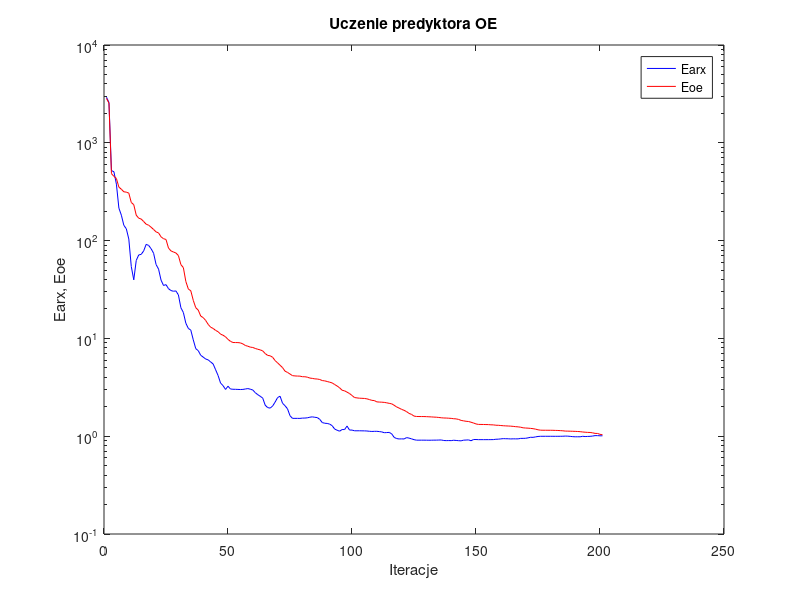
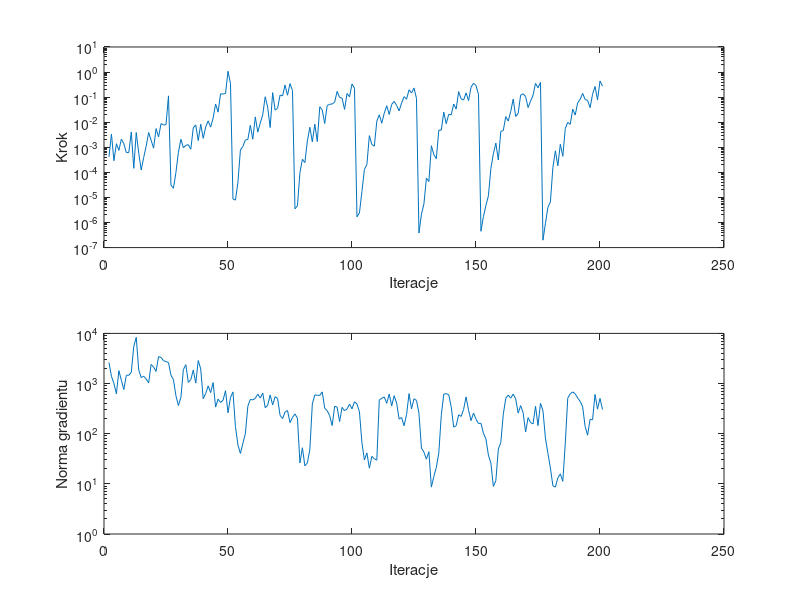

The MATLAB script that drew these images, in order:
%uczenie predyktora oe
clear all;
n=0; farx(n+1)=2.925152e+003; foe(n+1)=2.843550e+003; wspucz(n+1)=0.000000e+000; ng(n+1)=0.000000e+000;
%odnowa zmiennej metryki
n=1; farx(n+1)=2.582285e+003; foe(n+1)=2.541983e+003; krok(n+1)=4.168272e-004; ng(n+1)=2.631014e+003;
n=2; farx(n+1)=5.201940e+002; foe(n+1)=4.836944e+002; krok(n+1)=3.367365e-003; ng(n+1)=1.394831e+003;
n=3; farx(n+1)=5.055708e+002; foe(n+1)=4.542572e+002; krok(n+1)=2.921277e-004; ng(n+1)=1.006316e+003;
n=4; farx(n+1)=3.776732e+002; foe(n+1)=4.313812e+002; krok(n+1)=1.387045e-003; ng(n+1)=6.248083e+002;
n=5; farx(n+1)=2.149871e+002; foe(n+1)=3.522102e+002; krok(n+1)=7.523961e-004; ng(n+1)=1.808059e+003;
n=6; farx(n+1)=1.818837e+002; foe(n+1)=3.351551e+002; krok(n+1)=2.110724e-003; ng(n+1)=1.162094e+003;
n=7; farx(n+1)=1.433359e+002; foe(n+1)=3.154998e+002; krok(n+1)=1.387045e-003; ng(n+1)=7.585368e+002;
n=8; farx(n+1)=1.320162e+002; foe(n+1)=3.131317e+002; krok(n+1)=6.174461e-004; ng(n+1)=1.464134e+003;
n=9; farx(n+1)=1.037499e+002; foe(n+1)=3.057209e+002; krok(n+1)=6.174461e-004; ng(n+1)=1.461201e+003;
n=10; farx(n+1)=5.434997e+001; foe(n+1)=2.453795e+002; krok(n+1)=4.083230e-003; ng(n+1)=1.676978e+003;
n=11; farx(n+1)=3.971555e+001; foe(n+1)=2.330313e+002; krok(n+1)=1.448755e-004; ng(n+1)=5.479711e+003;
n=12; farx(n+1)=6.271311e+001; foe(n+1)=1.818884e+002; krok(n+1)=3.869544e-003; ng(n+1)=8.361240e+003;
n=13; farx(n+1)=7.135734e+001; foe(n+1)=1.694727e+002; krok(n+1)=5.842554e-004; ng(n+1)=1.859113e+003;
n=14; farx(n+1)=7.234670e+001; foe(n+1)=1.661845e+002; krok(n+1)=1.247165e-004; ng(n+1)=1.319968e+003;
n=15; farx(n+1)=7.854068e+001; foe(n+1)=1.566445e+002; krok(n+1)=3.910575e-004; ng(n+1)=1.397901e+003;
n=16; farx(n+1)=9.153109e+001; foe(n+1)=1.470867e+002; krok(n+1)=1.112427e-003; ng(n+1)=1.234753e+003;
n=17; farx(n+1)=8.925799e+001; foe(n+1)=1.437494e+002; krok(n+1)=3.891067e-003; ng(n+1)=1.030433e+003;
n=18; farx(n+1)=8.256449e+001; foe(n+1)=1.369579e+002; krok(n+1)=1.908037e-003; ng(n+1)=2.406291e+003;
n=19; farx(n+1)=7.422969e+001; foe(n+1)=1.299266e+002; krok(n+1)=9.232346e-004; ng(n+1)=2.139137e+003;
n=20; farx(n+1)=5.692417e+001; foe(n+1)=1.228123e+002; krok(n+1)=5.548179e-003; ng(n+1)=1.750533e+003;
n=21; farx(n+1)=5.110292e+001; foe(n+1)=1.198563e+002; krok(n+1)=2.586841e-003; ng(n+1)=3.444027e+003;
n=22; farx(n+1)=3.945788e+001; foe(n+1)=1.092764e+002; krok(n+1)=8.816889e-003; ng(n+1)=3.313149e+003;
n=23; farx(n+1)=3.477340e+001; foe(n+1)=1.045623e+002; krok(n+1)=7.761346e-003; ng(n+1)=2.848750e+003;
n=24; farx(n+1)=3.547832e+001; foe(n+1)=1.027121e+002; krok(n+1)=7.993461e-003; ng(n+1)=2.747654e+003;
n=25; farx(n+1)=3.225549e+001; foe(n+1)=8.392351e+001; krok(n+1)=1.125137e-001; ng(n+1)=2.628294e+003;
%odnowa zmiennej metryki
n=26; farx(n+1)=3.085822e+001; foe(n+1)=7.848424e+001; krok(n+1)=3.098519e-005; ng(n+1)=1.465119e+003;
n=27; farx(n+1)=3.034716e+001; foe(n+1)=7.648368e+001; krok(n+1)=2.322634e-005; ng(n+1)=1.195457e+003;
n=28; farx(n+1)=3.059618e+001; foe(n+1)=7.467197e+001; krok(n+1)=9.921626e-005; ng(n+1)=5.719318e+002;
n=29; farx(n+1)=2.783571e+001; foe(n+1)=7.032931e+001; krok(n+1)=6.328553e-004; ng(n+1)=3.641414e+002;
n=30; farx(n+1)=2.059505e+001; foe(n+1)=5.685318e+001; krok(n+1)=2.090079e-003; ng(n+1)=5.291658e+002;
n=31; farx(n+1)=1.840725e+001; foe(n+1)=5.291906e+001; krok(n+1)=9.615395e-004; ng(n+1)=1.896596e+003;
n=32; farx(n+1)=1.429087e+001; foe(n+1)=3.819280e+001; krok(n+1)=1.194415e-003; ng(n+1)=2.378869e+003;
n=33; farx(n+1)=1.265856e+001; foe(n+1)=3.202939e+001; krok(n+1)=1.273916e-003; ng(n+1)=1.052634e+003;
n=34; farx(n+1)=1.214090e+001; foe(n+1)=3.065695e+001; krok(n+1)=8.375096e-004; ng(n+1)=1.192735e+003;
n=35; farx(n+1)=9.662228e+000; foe(n+1)=2.447338e+001; krok(n+1)=6.023109e-003; ng(n+1)=1.862764e+003;
n=36; farx(n+1)=7.853559e+000; foe(n+1)=2.060148e+001; krok(n+1)=7.737158e-003; ng(n+1)=1.022872e+003;
n=37; farx(n+1)=7.492746e+000; foe(n+1)=1.947713e+001; krok(n+1)=1.841613e-003; ng(n+1)=2.878823e+003;
n=38; farx(n+1)=6.721576e+000; foe(n+1)=1.692023e+001; krok(n+1)=8.323975e-003; ng(n+1)=1.954789e+003;
n=39; farx(n+1)=6.439193e+000; foe(n+1)=1.630904e+001; krok(n+1)=2.281831e-003; ng(n+1)=4.980836e+002;
n=40; farx(n+1)=6.154413e+000; foe(n+1)=1.525501e+001; krok(n+1)=6.446985e-003; ng(n+1)=6.339071e+002;
n=41; farx(n+1)=6.032267e+000; foe(n+1)=1.391415e+001; krok(n+1)=1.136199e-002; ng(n+1)=8.965789e+002;
n=42; farx(n+1)=5.744234e+000; foe(n+1)=1.301889e+001; krok(n+1)=6.391423e-003; ng(n+1)=6.597472e+002;
n=43; farx(n+1)=5.481764e+000; foe(n+1)=1.265033e+001; krok(n+1)=1.464382e-002; ng(n+1)=1.044675e+003;
n=44; farx(n+1)=4.783675e+000; foe(n+1)=1.207639e+001; krok(n+1)=5.344961e-002; ng(n+1)=3.391949e+002;
n=45; farx(n+1)=4.174359e+000; foe(n+1)=1.170515e+001; krok(n+1)=2.521242e-002; ng(n+1)=4.898344e+002;
n=46; farx(n+1)=3.495105e+000; foe(n+1)=1.105648e+001; krok(n+1)=1.350958e-001; ng(n+1)=4.194013e+002;
n=47; farx(n+1)=3.288196e+000; foe(n+1)=1.077324e+001; krok(n+1)=1.336126e-001; ng(n+1)=4.651133e+002;
n=48; farx(n+1)=3.007991e+000; foe(n+1)=1.038660e+001; krok(n+1)=1.392836e-001; ng(n+1)=7.201284e+002;
n=49; farx(n+1)=3.244070e+000; foe(n+1)=9.770442e+000; krok(n+1)=1.075480e+000; ng(n+1)=2.617106e+002;
n=50; farx(n+1)=3.039831e+000; foe(n+1)=9.329329e+000; krok(n+1)=3.510640e-001; ng(n+1)=5.250696e+002;
%odnowa zmiennej metryki
n=51; farx(n+1)=3.019512e+000; foe(n+1)=9.079755e+000; krok(n+1)=8.690837e-006; ng(n+1)=6.805774e+002;
n=52; farx(n+1)=3.016113e+000; foe(n+1)=9.069692e+000; krok(n+1)=7.835092e-006; ng(n+1)=1.385406e+002;
n=53; farx(n+1)=3.008571e+000; foe(n+1)=9.059597e+000; krok(n+1)=4.006473e-005; ng(n+1)=5.989643e+001;
n=54; farx(n+1)=3.001324e+000; foe(n+1)=8.994412e+000; krok(n+1)=7.821151e-004; ng(n+1)=4.044927e+001;
n=55; farx(n+1)=3.009088e+000; foe(n+1)=8.784450e+000; krok(n+1)=1.078080e-003; ng(n+1)=6.434423e+001;
n=56; farx(n+1)=3.038593e+000; foe(n+1)=8.464038e+000; krok(n+1)=1.970836e-003; ng(n+1)=1.002870e+002;
n=57; farx(n+1)=3.069035e+000; foe(n+1)=8.317470e+000; krok(n+1)=2.041615e-003; ng(n+1)=3.535646e+002;
n=58; farx(n+1)=3.024585e+000; foe(n+1)=8.141373e+000; krok(n+1)=7.530795e-003; ng(n+1)=4.836676e+002;
n=59; farx(n+1)=2.966728e+000; foe(n+1)=8.078089e+000; krok(n+1)=2.106662e-003; ng(n+1)=4.708640e+002;
n=60; farx(n+1)=2.786175e+000; foe(n+1)=7.891797e+000; krok(n+1)=1.625772e-002; ng(n+1)=5.099887e+002;
n=61; farx(n+1)=2.658734e+000; foe(n+1)=7.743340e+000; krok(n+1)=4.026836e-003; ng(n+1)=6.127992e+002;
n=62; farx(n+1)=2.560341e+000; foe(n+1)=7.633618e+000; krok(n+1)=9.173286e-003; ng(n+1)=5.145391e+002;
n=63; farx(n+1)=2.451019e+000; foe(n+1)=7.448070e+000; krok(n+1)=1.977848e-002; ng(n+1)=6.469732e+002;
n=64; farx(n+1)=2.074757e+000; foe(n+1)=7.001040e+000; krok(n+1)=1.036878e-001; ng(n+1)=3.298940e+002;
n=65; farx(n+1)=1.961295e+000; foe(n+1)=6.698741e+000; krok(n+1)=3.955518e-002; ng(n+1)=3.688902e+002;
n=66; farx(n+1)=1.937625e+000; foe(n+1)=6.641528e+000; krok(n+1)=6.130766e-003; ng(n+1)=5.921744e+002;
n=67; farx(n+1)=2.036115e+000; foe(n+1)=6.410274e+000; krok(n+1)=1.509846e-001; ng(n+1)=3.732392e+002;
n=68; farx(n+1)=2.232971e+000; foe(n+1)=5.931604e+000; krok(n+1)=3.039725e-002; ng(n+1)=5.473832e+002;
n=69; farx(n+1)=2.484873e+000; foe(n+1)=5.621673e+000; krok(n+1)=3.640360e-002; ng(n+1)=5.038444e+002;
n=70; farx(n+1)=2.563024e+000; foe(n+1)=5.311129e+000; krok(n+1)=1.213676e-001; ng(n+1)=2.319510e+002;
n=71; farx(n+1)=2.170360e+000; foe(n+1)=5.025159e+000; krok(n+1)=1.124683e-001; ng(n+1)=2.005122e+002;
n=72; farx(n+1)=2.048563e+000; foe(n+1)=4.622163e+000; krok(n+1)=3.032584e-001; ng(n+1)=2.693720e+002;
n=73; farx(n+1)=1.904209e+000; foe(n+1)=4.489622e+000; krok(n+1)=1.191056e-001; ng(n+1)=2.896842e+002;
n=74; farx(n+1)=1.619601e+000; foe(n+1)=4.322646e+000; krok(n+1)=3.465039e-001; ng(n+1)=1.666213e+002;
n=75; farx(n+1)=1.522130e+000; foe(n+1)=4.161169e+000; krok(n+1)=1.827549e-001; ng(n+1)=2.107157e+002;
%odnowa zmiennej metryki
n=76; farx(n+1)=1.522157e+000; foe(n+1)=4.133689e+000; krok(n+1)=3.513490e-006; ng(n+1)=2.472929e+002;
n=77; farx(n+1)=1.521929e+000; foe(n+1)=4.119855e+000; krok(n+1)=4.682781e-006; ng(n+1)=2.034139e+002;
n=78; farx(n+1)=1.520505e+000; foe(n+1)=4.114846e+000; krok(n+1)=9.675577e-005; ng(n+1)=2.616661e+001;
n=79; farx(n+1)=1.531391e+000; foe(n+1)=4.057974e+000; krok(n+1)=3.325065e-004; ng(n+1)=5.245860e+001;
n=80; farx(n+1)=1.533064e+000; foe(n+1)=4.054315e+000; krok(n+1)=2.449218e-004; ng(n+1)=2.281247e+001;
n=81; farx(n+1)=1.541974e+000; foe(n+1)=4.014147e+000; krok(n+1)=1.797919e-003; ng(n+1)=2.620630e+001;
n=82; farx(n+1)=1.564124e+000; foe(n+1)=3.930606e+000; krok(n+1)=6.288803e-003; ng(n+1)=4.850465e+001;
n=83; farx(n+1)=1.577206e+000; foe(n+1)=3.901257e+000; krok(n+1)=1.651908e-003; ng(n+1)=3.907744e+002;
n=84; farx(n+1)=1.560945e+000; foe(n+1)=3.857372e+000; krok(n+1)=8.324349e-003; ng(n+1)=5.939808e+002;
n=85; farx(n+1)=1.550737e+000; foe(n+1)=3.843444e+000; krok(n+1)=1.705737e-003; ng(n+1)=5.834258e+002;
n=86; farx(n+1)=1.486217e+000; foe(n+1)=3.800039e+000; krok(n+1)=4.134280e-002; ng(n+1)=5.800753e+002;
n=87; farx(n+1)=1.379177e+000; foe(n+1)=3.705861e+000; krok(n+1)=3.050997e-002; ng(n+1)=6.815731e+002;
n=88; farx(n+1)=1.356802e+000; foe(n+1)=3.679680e+000; krok(n+1)=8.899418e-003; ng(n+1)=3.223928e+002;
n=89; farx(n+1)=1.350581e+000; foe(n+1)=3.625071e+000; krok(n+1)=4.686838e-002; ng(n+1)=2.863949e+002;
n=90; farx(n+1)=1.329264e+000; foe(n+1)=3.565668e+000; krok(n+1)=5.160128e-002; ng(n+1)=2.292673e+002;
n=91; farx(n+1)=1.280618e+000; foe(n+1)=3.507006e+000; krok(n+1)=5.335388e-002; ng(n+1)=1.452422e+002;
n=92; farx(n+1)=1.183713e+000; foe(n+1)=3.376585e+000; krok(n+1)=6.252611e-002; ng(n+1)=3.524218e+002;
n=93; farx(n+1)=1.150946e+000; foe(n+1)=3.260267e+000; krok(n+1)=1.697026e-001; ng(n+1)=3.393397e+002;
n=94; farx(n+1)=1.125136e+000; foe(n+1)=3.125750e+000; krok(n+1)=9.630670e-002; ng(n+1)=1.744051e+002;
n=95; farx(n+1)=1.169452e+000; foe(n+1)=2.950849e+000; krok(n+1)=9.137743e-002; ng(n+1)=3.354075e+002;
n=96; farx(n+1)=1.169263e+000; foe(n+1)=2.910640e+000; krok(n+1)=3.244437e-002; ng(n+1)=2.876664e+002;
n=97; farx(n+1)=1.269871e+000; foe(n+1)=2.820897e+000; krok(n+1)=1.400181e-001; ng(n+1)=3.114437e+002;
n=98; farx(n+1)=1.155622e+000; foe(n+1)=2.731083e+000; krok(n+1)=1.032026e-001; ng(n+1)=3.890488e+002;
n=99; farx(n+1)=1.155554e+000; foe(n+1)=2.608037e+000; krok(n+1)=3.349286e-001; ng(n+1)=3.133628e+002;
n=100; farx(n+1)=1.136277e+000; foe(n+1)=2.485510e+000; krok(n+1)=2.268451e-001; ng(n+1)=4.336380e+002;
%odnowa zmiennej metryki
n=101; farx(n+1)=1.135955e+000; foe(n+1)=2.463285e+000; krok(n+1)=1.693419e-006; ng(n+1)=3.919238e+002;
n=102; farx(n+1)=1.136359e+000; foe(n+1)=2.446985e+000; krok(n+1)=2.416881e-006; ng(n+1)=2.737782e+002;
n=103; farx(n+1)=1.134736e+000; foe(n+1)=2.439953e+000; krok(n+1)=1.733471e-005; ng(n+1)=6.594525e+001;
n=104; farx(n+1)=1.133811e+000; foe(n+1)=2.432278e+000; krok(n+1)=1.300621e-004; ng(n+1)=2.992479e+001;
n=105; farx(n+1)=1.130584e+000; foe(n+1)=2.410154e+000; krok(n+1)=2.057254e-004; ng(n+1)=4.133090e+001;
n=106; farx(n+1)=1.123015e+000; foe(n+1)=2.370843e+000; krok(n+1)=2.921865e-003; ng(n+1)=2.053902e+001;
n=107; farx(n+1)=1.118332e+000; foe(n+1)=2.325487e+000; krok(n+1)=1.291963e-003; ng(n+1)=3.529997e+001;
n=108; farx(n+1)=1.121364e+000; foe(n+1)=2.314928e+000; krok(n+1)=1.112427e-003; ng(n+1)=3.171348e+001;
n=109; farx(n+1)=1.122404e+000; foe(n+1)=2.244279e+000; krok(n+1)=1.095618e-002; ng(n+1)=2.969896e+001;
n=110; farx(n+1)=1.114882e+000; foe(n+1)=2.234230e+000; krok(n+1)=1.981488e-002; ng(n+1)=4.681293e+002;
n=111; farx(n+1)=1.106784e+000; foe(n+1)=2.227770e+000; krok(n+1)=9.100900e-003; ng(n+1)=5.088228e+002;
n=112; farx(n+1)=1.085666e+000; foe(n+1)=2.216980e+000; krok(n+1)=2.284436e-002; ng(n+1)=5.418465e+002;
n=113; farx(n+1)=1.089724e+000; foe(n+1)=2.194881e+000; krok(n+1)=4.544795e-002; ng(n+1)=4.031251e+002;
n=114; farx(n+1)=1.093459e+000; foe(n+1)=2.167364e+000; krok(n+1)=2.038894e-002; ng(n+1)=6.182442e+002;
n=115; farx(n+1)=1.058441e+000; foe(n+1)=2.143204e+000; krok(n+1)=5.131089e-002; ng(n+1)=3.579800e+002;
n=116; farx(n+1)=9.722428e-001; foe(n+1)=2.070856e+000; krok(n+1)=6.814773e-002; ng(n+1)=5.729275e+002;
n=117; farx(n+1)=9.463340e-001; foe(n+1)=1.991325e+000; krok(n+1)=4.614317e-002; ng(n+1)=4.078889e+002;
n=118; farx(n+1)=9.370197e-001; foe(n+1)=1.938870e+000; krok(n+1)=2.835564e-002; ng(n+1)=1.952449e+002;
n=119; farx(n+1)=9.393711e-001; foe(n+1)=1.880703e+000; krok(n+1)=5.857529e-002; ng(n+1)=2.104451e+002;
n=120; farx(n+1)=9.369509e-001; foe(n+1)=1.839515e+000; krok(n+1)=1.047220e-001; ng(n+1)=1.439948e+002;
n=121; farx(n+1)=9.675134e-001; foe(n+1)=1.783758e+000; krok(n+1)=8.268560e-002; ng(n+1)=2.403627e+002;
n=122; farx(n+1)=9.565357e-001; foe(n+1)=1.710672e+000; krok(n+1)=1.961845e-001; ng(n+1)=6.300908e+002;
n=123; farx(n+1)=9.400287e-001; foe(n+1)=1.670934e+000; krok(n+1)=1.460372e-001; ng(n+1)=3.130709e+002;
n=124; farx(n+1)=9.218375e-001; foe(n+1)=1.606262e+000; krok(n+1)=2.320583e-001; ng(n+1)=4.988026e+002;
n=125; farx(n+1)=9.110463e-001; foe(n+1)=1.591372e+000; krok(n+1)=8.892157e-002; ng(n+1)=4.595555e+002;
%odnowa zmiennej metryki
n=126; farx(n+1)=9.109700e-001; foe(n+1)=1.589251e+000; krok(n+1)=3.797989e-007; ng(n+1)=2.569487e+002;
n=127; farx(n+1)=9.109721e-001; foe(n+1)=1.588830e+000; krok(n+1)=2.150021e-006; ng(n+1)=5.182784e+001;
n=128; farx(n+1)=9.109558e-001; foe(n+1)=1.588209e+000; krok(n+1)=5.513365e-006; ng(n+1)=4.285523e+001;
n=129; farx(n+1)=9.102995e-001; foe(n+1)=1.584845e+000; krok(n+1)=5.864031e-005; ng(n+1)=3.106806e+001;
n=130; farx(n+1)=9.094971e-001; foe(n+1)=1.579553e+000; krok(n+1)=4.285449e-005; ng(n+1)=4.372543e+001;
n=131; farx(n+1)=9.101389e-001; foe(n+1)=1.574928e+000; krok(n+1)=1.158499e-003; ng(n+1)=8.606442e+000;
n=132; farx(n+1)=9.114617e-001; foe(n+1)=1.568221e+000; krok(n+1)=5.100741e-004; ng(n+1)=1.400488e+001;
n=133; farx(n+1)=9.115603e-001; foe(n+1)=1.564163e+000; krok(n+1)=3.529670e-004; ng(n+1)=2.130990e+001;
n=134; farx(n+1)=9.137236e-001; foe(n+1)=1.554309e+000; krok(n+1)=4.800362e-003; ng(n+1)=4.135851e+001;
n=135; farx(n+1)=9.149892e-001; foe(n+1)=1.543532e+000; krok(n+1)=4.838912e-003; ng(n+1)=2.331948e+002;
n=136; farx(n+1)=9.037898e-001; foe(n+1)=1.535575e+000; krok(n+1)=2.525939e-002; ng(n+1)=6.149702e+002;
n=137; farx(n+1)=9.011361e-001; foe(n+1)=1.533605e+000; krok(n+1)=8.692572e-003; ng(n+1)=6.285026e+002;
n=138; farx(n+1)=9.026111e-001; foe(n+1)=1.527398e+000; krok(n+1)=2.069473e-002; ng(n+1)=5.995056e+002;
n=139; farx(n+1)=9.012456e-001; foe(n+1)=1.521329e+000; krok(n+1)=1.958773e-002; ng(n+1)=3.463933e+002;
n=140; farx(n+1)=9.092253e-001; foe(n+1)=1.508836e+000; krok(n+1)=5.335388e-002; ng(n+1)=1.356920e+002;
n=141; farx(n+1)=9.045684e-001; foe(n+1)=1.503459e+000; krok(n+1)=3.353295e-002; ng(n+1)=1.438039e+002;
n=142; farx(n+1)=9.000503e-001; foe(n+1)=1.483887e+000; krok(n+1)=1.653712e-001; ng(n+1)=2.381292e+002;
n=143; farx(n+1)=8.968846e-001; foe(n+1)=1.450556e+000; krok(n+1)=8.589342e-002; ng(n+1)=2.212460e+002;
n=144; farx(n+1)=9.111432e-001; foe(n+1)=1.435190e+000; krok(n+1)=7.652986e-002; ng(n+1)=3.053099e+002;
n=145; farx(n+1)=9.134655e-001; foe(n+1)=1.420602e+000; krok(n+1)=1.478545e-001; ng(n+1)=5.404446e+002;
n=146; farx(n+1)=9.169867e-001; foe(n+1)=1.413169e+000; krok(n+1)=7.233428e-002; ng(n+1)=2.930915e+002;
n=147; farx(n+1)=8.985020e-001; foe(n+1)=1.389366e+000; krok(n+1)=2.477256e-001; ng(n+1)=1.824248e+002;
n=148; farx(n+1)=9.247831e-001; foe(n+1)=1.364070e+000; krok(n+1)=3.589369e-001; ng(n+1)=2.585089e+002;
n=149; farx(n+1)=9.249003e-001; foe(n+1)=1.334660e+000; krok(n+1)=2.883317e-001; ng(n+1)=1.949391e+002;
n=150; farx(n+1)=9.220653e-001; foe(n+1)=1.319775e+000; krok(n+1)=1.283701e-001; ng(n+1)=1.598279e+002;
%odnowa zmiennej metryki
n=151; farx(n+1)=9.220591e-001; foe(n+1)=1.319029e+000; krok(n+1)=4.473109e-007; ng(n+1)=1.610732e+002;
n=152; farx(n+1)=9.220864e-001; foe(n+1)=1.317771e+000; krok(n+1)=1.752743e-006; ng(n+1)=1.018893e+002;
n=153; farx(n+1)=9.221390e-001; foe(n+1)=1.315594e+000; krok(n+1)=4.801192e-006; ng(n+1)=7.870409e+001;
n=154; farx(n+1)=9.221455e-001; foe(n+1)=1.314123e+000; krok(n+1)=1.164400e-005; ng(n+1)=3.743020e+001;
n=155; farx(n+1)=9.226017e-001; foe(n+1)=1.307471e+000; krok(n+1)=1.433326e-004; ng(n+1)=2.598034e+001;
n=156; farx(n+1)=9.232977e-001; foe(n+1)=1.305714e+000; krok(n+1)=5.510555e-004; ng(n+1)=8.902978e+000;
n=157; farx(n+1)=9.306873e-001; foe(n+1)=1.294697e+000; krok(n+1)=1.471967e-003; ng(n+1)=1.155288e+001;
n=158; farx(n+1)=9.325323e-001; foe(n+1)=1.293121e+000; krok(n+1)=3.095029e-004; ng(n+1)=4.936362e+001;
n=159; farx(n+1)=9.389386e-001; foe(n+1)=1.286014e+000; krok(n+1)=4.290347e-003; ng(n+1)=6.637805e+001;
n=160; farx(n+1)=9.443511e-001; foe(n+1)=1.279516e+000; krok(n+1)=4.664313e-003; ng(n+1)=2.436462e+002;
n=161; farx(n+1)=9.424649e-001; foe(n+1)=1.274847e+000; krok(n+1)=1.672063e-002; ng(n+1)=5.077287e+002;
n=162; farx(n+1)=9.415045e-001; foe(n+1)=1.271459e+000; krok(n+1)=1.109636e-002; ng(n+1)=5.889822e+002;
n=163; farx(n+1)=9.376133e-001; foe(n+1)=1.267000e+000; krok(n+1)=2.691279e-002; ng(n+1)=5.113414e+002;
n=164; farx(n+1)=9.401891e-001; foe(n+1)=1.260405e+000; krok(n+1)=8.438961e-002; ng(n+1)=6.170196e+002;
n=165; farx(n+1)=9.391983e-001; foe(n+1)=1.251485e+000; krok(n+1)=1.696688e-002; ng(n+1)=4.951887e+002;
n=166; farx(n+1)=9.395789e-001; foe(n+1)=1.245999e+000; krok(n+1)=2.243330e-002; ng(n+1)=2.581256e+002;
n=167; farx(n+1)=9.497012e-001; foe(n+1)=1.235726e+000; krok(n+1)=1.204927e-001; ng(n+1)=3.623144e+002;
n=168; farx(n+1)=9.503074e-001; foe(n+1)=1.218414e+000; krok(n+1)=1.362644e-001; ng(n+1)=2.625171e+002;
n=169; farx(n+1)=9.521578e-001; foe(n+1)=1.212413e+000; krok(n+1)=1.051652e-001; ng(n+1)=1.082604e+002;
n=170; farx(n+1)=9.619373e-001; foe(n+1)=1.208670e+000; krok(n+1)=3.840290e-002; ng(n+1)=2.089159e+002;
n=171; farx(n+1)=9.752438e-001; foe(n+1)=1.201992e+000; krok(n+1)=6.907323e-002; ng(n+1)=1.663924e+002;
n=172; farx(n+1)=9.730188e-001; foe(n+1)=1.194244e+000; krok(n+1)=1.183885e-001; ng(n+1)=1.565484e+002;
n=173; farx(n+1)=9.837036e-001; foe(n+1)=1.181007e+000; krok(n+1)=3.550835e-001; ng(n+1)=3.515664e+002;
n=174; farx(n+1)=9.937925e-001; foe(n+1)=1.163042e+000; krok(n+1)=2.357265e-001; ng(n+1)=1.450709e+002;
n=175; farx(n+1)=9.981728e-001; foe(n+1)=1.152448e+000; krok(n+1)=3.854790e-001; ng(n+1)=4.027928e+002;
%odnowa zmiennej metryki
n=176; farx(n+1)=9.981606e-001; foe(n+1)=1.150958e+000; krok(n+1)=1.976681e-007; ng(n+1)=2.863238e+002;
n=177; farx(n+1)=9.981546e-001; foe(n+1)=1.150531e+000; krok(n+1)=9.339694e-007; ng(n+1)=8.159249e+001;
n=178; farx(n+1)=9.981728e-001; foe(n+1)=1.150119e+000; krok(n+1)=4.056357e-006; ng(n+1)=4.043346e+001;
n=179; farx(n+1)=9.981915e-001; foe(n+1)=1.149938e+000; krok(n+1)=6.608572e-006; ng(n+1)=2.068262e+001;
n=180; farx(n+1)=9.980435e-001; foe(n+1)=1.149192e+000; krok(n+1)=1.573799e-004; ng(n+1)=9.144319e+000;
n=181; farx(n+1)=9.975843e-001; foe(n+1)=1.146187e+000; krok(n+1)=7.209870e-004; ng(n+1)=8.627974e+000;
n=182; farx(n+1)=9.978480e-001; foe(n+1)=1.144640e+000; krok(n+1)=1.826166e-004; ng(n+1)=1.311472e+001;
n=183; farx(n+1)=9.984244e-001; foe(n+1)=1.140401e+000; krok(n+1)=1.320749e-003; ng(n+1)=1.581749e+001;
n=184; farx(n+1)=9.993070e-001; foe(n+1)=1.136043e+000; krok(n+1)=4.357003e-004; ng(n+1)=1.121998e+001;
n=185; farx(n+1)=1.002993e+000; foe(n+1)=1.128221e+000; krok(n+1)=5.627734e-003; ng(n+1)=6.502401e+001;
n=186; farx(n+1)=1.001433e+000; foe(n+1)=1.126815e+000; krok(n+1)=9.809382e-003; ng(n+1)=5.125248e+002;
n=187; farx(n+1)=9.959410e-001; foe(n+1)=1.125043e+000; krok(n+1)=8.252113e-003; ng(n+1)=6.225589e+002;
n=188; farx(n+1)=9.899182e-001; foe(n+1)=1.123180e+000; krok(n+1)=3.323730e-002; ng(n+1)=6.817771e+002;
n=189; farx(n+1)=9.861240e-001; foe(n+1)=1.120646e+000; krok(n+1)=1.923658e-002; ng(n+1)=6.241924e+002;
n=190; farx(n+1)=9.868999e-001; foe(n+1)=1.117131e+000; krok(n+1)=5.955282e-002; ng(n+1)=5.158196e+002;
n=191; farx(n+1)=9.864147e-001; foe(n+1)=1.112939e+000; krok(n+1)=8.172294e-002; ng(n+1)=4.418637e+002;
n=192; farx(n+1)=9.976336e-001; foe(n+1)=1.104520e+000; krok(n+1)=1.409038e-001; ng(n+1)=3.441949e+002;
n=193; farx(n+1)=9.919389e-001; foe(n+1)=1.098701e+000; krok(n+1)=8.044705e-002; ng(n+1)=1.392885e+002;
n=194; farx(n+1)=9.944628e-001; foe(n+1)=1.094009e+000; krok(n+1)=7.453689e-002; ng(n+1)=9.330569e+001;
n=195; farx(n+1)=9.968338e-001; foe(n+1)=1.091868e+000; krok(n+1)=3.805310e-002; ng(n+1)=1.942037e+002;
n=196; farx(n+1)=1.003276e+000; foe(n+1)=1.082623e+000; krok(n+1)=1.300904e-001; ng(n+1)=1.898216e+002;
n=197; farx(n+1)=1.014163e+000; foe(n+1)=1.068602e+000; krok(n+1)=2.656312e-001; ng(n+1)=6.077311e+002;
n=198; farx(n+1)=1.013611e+000; foe(n+1)=1.066697e+000; krok(n+1)=7.815941e-002; ng(n+1)=3.093553e+002;
n=199; farx(n+1)=1.009286e+000; foe(n+1)=1.044924e+000; krok(n+1)=4.406062e-001; ng(n+1)=5.057192e+002;
n=200; farx(n+1)=1.009848e+000; foe(n+1)=1.035401e+000; krok(n+1)=2.745494e-001; ng(n+1)=3.037103e+002;

figure; semilogy(farx,'b'); hold on; semilogy(foe,'r'); xlabel('Iteracje'); ylabel('Earx, Eoe'); legend('Earx','Eoe'); title('Uczenie predyktora OE');
figure; subplot(2,1,1); semilogy(krok); xlabel('Iteracje'); ylabel('Krok');
subplot(2,1,2); semilogy(ng); xlabel('Iteracje'); ylabel('Norma gradientu');
Earx=farx(n+1)
Eoe=foe(n+1)
